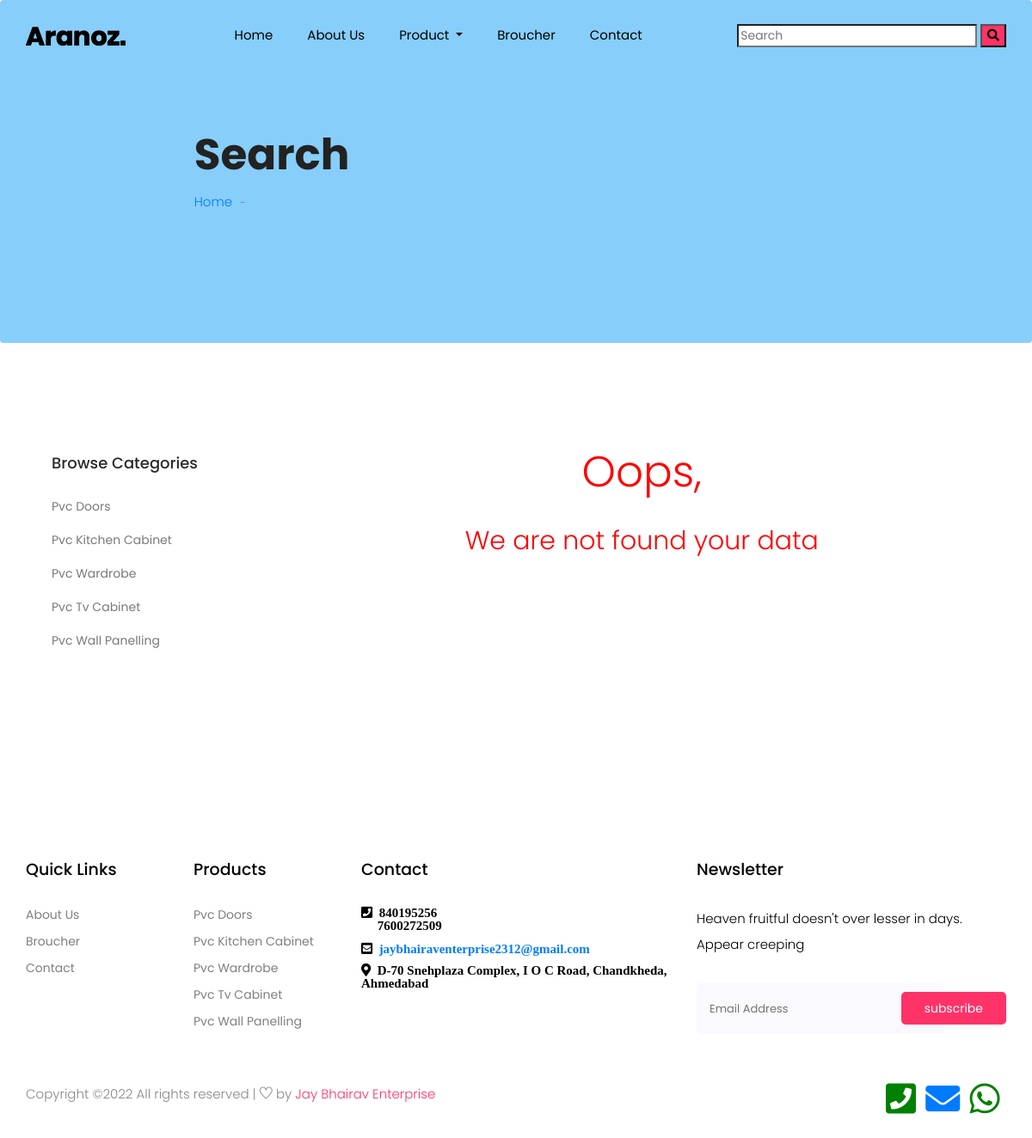
The app's page /search/ with its own data.
### jay_bhairav_enterprice_app/models.py (models this page shows, shortened)
class Category(models.Model):
    Category_Name = models.CharField(max_length=100)
    Title = models.CharField(max_length=100,default="",null=True)
    Img = models.ImageField(upload_to='Images/',default="",null=True)

### jay_bhairav_enterprice_app/views.py (the view)
# urls.py: path('search/',views.search,name="search")
def search(request):
    if request.method == "POST":
        vsearch = request.POST['fsearch']
        data['search_name'] = vsearch
        search = Product_Details.objects.filter(Q(Title__contains=vsearch) | Q(Name__Category_Name__contains=vsearch))
        data['search'] = search
    return render(request,'search.html',data)

### jay_bhairav_enterprice_app/templates/search.html (shortened to what this page needs)
{% extends 'header.html' %}
{% load static %}
{% block content %}
<section class="breadcrumb breadcrumb_bg">
    <div class="container">
       <div class="row justify-content-center">
          <div class="col-lg-8">
             <div class="breadcrumb_iner">
                <div class="breadcrumb_iner_item">
                   <h2>Search</h2>
                   <p><a href="{% url 'index' %}">Home</a> <span>-</span>{{search_name}}</p>
                </div>
             </div>
          </div>
       </div>
    </div>
 </section>
 <section class="cat_product_area section_padding">
    <div class="container">
        <div class="row">
            <div class="col-lg-3">
                <div class="left_sidebar_area">
                    <aside class="left_widgets p_filter_widgets">
                        <div class="l_w_title">
                            <h3>Browse Categories</h3>
                        </div>
                        <div class="widgets_inner">
                            <ul class="list">
                                {% for i in cat %}
                                <li>
                                    <a href="{% url 'category1' pk=i.pk %}">{{i.Category_Name}}</a>
                                </li>
                                {% endfor %}
                            </ul>
                        </div>
                    </aside>
                </div>
            </div>
            <div class="col-lg-9">
                {% if search %}
                <div class="row align-items-center latest_product_inner">
                    {% for i in search %}
                    <div class="col-lg-4 col-sm-6">
                        <div class="single_product_item">
                            <img class="zoom" src="{{i.img1.url}}" alt="" style="height: 300px; width:300px;">
                            <div class="single_product_text">
                                <h4>{{i.Title}}</h4>
                                <a href="{% url 'contact' %}" class="add_cart">+ Inquiry <i class="fa fa-envelope"></i></a>
                                <a href="tel:8401952564" class="add_cart">+ Call For Buy<i class="fas fa-phone-square"></i></a>
                                <a href="https://wa.me/8401952564" target="_blank">+ Whatsapp<i class="fab fa-whatsapp"></i></a>
                            </div>
                        </div>
                    </div>
                    {% endfor %}
                    <!-- <div class="col-lg-4 col-sm-6">
                        <div class="single_product_item">
                            <img src="img/product/product_2.png" alt="">
                            <div class="single_product_text">
                                <h4>Quartz Belt Watch</h4>
                                <h3>$150.00</h3>
                                <a href="#" class="add_cart">+ add to cart<i class="ti-heart"></i></a>
                            </div>
                        </div>
                    </div>
                    <div class="col-lg-4 col-sm-6">
                        <div class="single_product_item">
                            <img src="img/product/product_3.png" alt="">
                            <div class="single_product_text">
                                <h4>Quartz Belt Watch</h4>
                                <h3>$150.00</h3>
                                <a href="#" class="add_cart">+ add to cart<i class="ti-heart"></i></a>
                            </div>
                        </div>
                    </div>
                    <div class="col-lg-4 col-sm-6">
                        <div class="single_product_item">
                            <img src="img/product/product_4.png" alt="">
                            <div class="single_product_text">
                                <h4>Quartz Belt Watch</h4>
                                <h3>$150.00</h3>
                                <a href="#" class="add_cart">+ add to cart<i class="ti-heart"></i></a>
                            </div>
                        </div>
                    </div>
                    <div class="col-lg-4 col-sm-6">
                        <div class="single_product_item">
                            <img src="img/product/product_5.png" alt="">
                            <div class="single_product_text">
                                <h4>Quartz Belt Watch</h4>
                                <h3>$150.00</h3>
                                <a href="#" class="add_cart">+ add to cart<i class="ti-heart"></i></a>
                            </div>
                        </div>
                    </div>
                    <div class="col-lg-4 col-sm-6">
                        <div class="single_product_item">
                            <img src="img/product/product_6.png" alt="">
                            <div class="single_product_text">
                                <h4>Quartz Belt Watch</h4>
                                <h3>$150.00</h3>
                                <a href="#" class="add_cart">+ add to cart<i class="ti-heart"></i></a>
                            </div>
                        </div>
                    </div>
                    <div class="col-lg-4 col-sm-6">
                        <div class="single_product_item">
                            <img src="img/product/product_7.png" alt="">
                            <div class="single_product_text">
                                <h4>Quartz Belt Watch</h4>
                                <h3>$150.00</h3>
                                <a href="#" class="add_cart">+ add to cart<i class="ti-heart"></i></a>
                            </div>
                        </div>
                    </div>
                    <div class="col-lg-4 col-sm-6">
                        <div class="single_product_item">
                            <img src="img/product/product_8.png" alt="">
                            <div class="single_product_text">
                                <h4>Quartz Belt Watch</h4>
                                <h3>$150.00</h3>
                                <a href="#" class="add_cart">+ add to cart<i class="ti-heart"></i></a>
                            </div>
                        </div>
                    </div>
                    <div class="col-lg-4 col-sm-6">
                        <div class="single_product_item">
                            <img src="img/product/product_2.png" alt="">
                            <div class="single_product_text">
                                <h4>Quartz Belt Watch</h4>
                                <h3>$150.00</h3>
                                <a href="#" class="add_cart">+ add to cart<i class="ti-heart"></i></a>
                            </div>
                        </div>
                    </div>
                    <div class="col-lg-12">
                        <div class="pageination">
                            <nav aria-label="Page navigation example">
                                <ul class="pagination justify-content-center">
                                    <li class="page-item">
                                        <a class="page-link" href="#" aria-label="Previous">
                                            <i class="ti-angle-double-left"></i>
                                        </a>
                                    </li>
                                    <li class="page-item"><a class="page-link" href="#">1</a></li>
                                    <li class="page-item"><a class="page-link" href="#">2</a></li>
                                    <li class="page-item"><a class="page-link" href="#">3</a></li>
                                    <li class="page-item"><a class="page-link" href="#">4</a></li>
                                    <li class="page-item"><a class="page-link" href="#">5</a></li>
                                    <li class="page-item"><a class="page-link" href="#">6</a></li>
                                    <li class="page-item">
                                        <a class="page-link" href="#" aria-label="Next">
                                            <i class="ti-angle-double-right"></i>
                                        </a>
                                    </li>
                                </ul>
                            </nav>
                        </div>
                    </div> -->
                </div>
                {% else %}
                    <p style="color: red; text-align: center; font-size: 50px;">Oops,</p>
                    <p style="color: red; text-align: center; font-size: 30px;"> We are not found your data</p>
                {% endif %}
            </div>
        </div>
    </div>
</section>
{% endblock %}

### jay_bhairav_enterprice_app/templates/header.html (shortened to what this page needs)
{% load static %}
<!doctype html>
<html lang="zxx">
<head>
    <link rel="stylesheet" href="{% static 'css/bootstrap.min.css' %}">
    <link rel="stylesheet" href="{% static 'css/animate.css' %}">
    <link rel="stylesheet" href="{% static 'css/owl.carousel.min.css' %}">
    <link rel="stylesheet" href="{% static 'css/all.css' %}">
    <link rel="stylesheet" href="{% static 'css/flaticon.css' %}">
    <link rel="stylesheet" href="{% static 'css/themify-icons.css' %}">
    <link rel="stylesheet" href="{% static 'css/magnific-popup.css' %}">
    <link rel="stylesheet" href="{% static 'css/slick.css' %}">
    <link rel="stylesheet" href="{% static 'css/style.css' %}">
</head>
<body>
    <header class="main_menu home_menu">
        <div class="container">
            <div class="row align-items-center">
                <div class="col-lg-12">
                    <nav class="navbar navbar-expand-lg navbar-light">
                        <a class="navbar-brand" href="{% url 'index' %}"> <img src="{% static 'img/logo.png' %}" alt="logo"> </a>
                        <div class="collapse navbar-collapse main-menu-item" id="navbarSupportedContent">
                            <ul class="navbar-nav">
                                <li class="nav-item">
                                    <a class="nav-link" href="{% url 'index' %}">Home</a>
                                </li>
                                <li class="nav-item">
                                    <a class="nav-link" href="{% url 'about' %}">About Us</a>
                                </li>
                                <li class="nav-item dropdown">
                                    <a class="nav-link dropdown-toggle" href="blog.html" id="navbarDropdown_1"
                                        role="button" data-toggle="dropdown" aria-haspopup="true" aria-expanded="false">
                                        Product
                                    </a>
                                </li>
                                <li class="nav-item">
                                    <a class="nav-link" href="{% url 'catlog' %}">Broucher</a>
                                </li>
                                <li class="nav-item">
                                    <a class="nav-link" href="{% url 'contact' %}">Contact</a>
                                </li>
                            </ul>
                        </div>
                        <div class="hearer_icon d-flex">
                            <form action="{% url 'search' %}" method="POST">
                                <input type="text" style="background-color: white; color: black;" name="fsearch" id="tags" placeholder="Search  ">
                                <button type="submit" style="background-color: #ff3368;"><i class="fa fa-search"></i></button>
                              </form>
                        </div>
                    </nav>
                </div>
            </div>
        </div>
    </header>
    {% block content %}
    {% endblock %}
   <footer class="footer_part">
    <div class="container">
        <div class="row justify-content-around">
            <div class="col-sm-6 col-lg-2">
                <div class="single_footer_part">
                    <h4>Quick Links</h4>
                    <ul class="list-unstyled">
                        <li><a href="{% url 'about' %}">About Us</a></li>
                        <li><a href="{% url 'catlog' %}">Broucher</a></li>
                        <li><a href="{% url 'contact' %}">Contact</a></li>
                    </ul>
                </div>
            </div>
            <div class="col-sm-6 col-lg-2">
                <div class="single_footer_part">
                    <h4>Products</h4>
                    <ul class="list-unstyled">
                        {% for i in cat %}
                        <li><a href="{% url 'category1' pk=i.pk %}">{{i.Category_Name}}</a></li>
                        {% endfor %}
                    </ul>
                </div>
            </div>
            <div class="col-sm-6 col-lg-4">
                <div class="single_footer_part">
                    <h4>Contact</h4>
                    <p class="fa fa-phone-square">&nbsp;&nbsp;840195256<br>
                        &nbsp;&nbsp;&nbsp;&nbsp;&nbsp;7600272509</p><br>
                    <p class="fa fa-envelope-square">&nbsp;&nbsp;<a href = "mailto: jaybhairaventerprise2312@gmail.com">jaybhairaventerprise2312@gmail.com</a></p>
                    <P class="fa fa-map-marker-alt" >&nbsp;&nbsp;D-70 Snehplaza Complex, I O C Road, Chandkheda, Ahmedabad</P>
                </div>
            </div>
            <div class="col-sm-6 col-lg-4">
                <div class="single_footer_part">
                    <h4>Newsletter</h4>
                    <p>Heaven fruitful doesn't over lesser in days. Appear creeping
                    </p>
                    <div id="">
                        <form class="subscribe_form relative mail_part" action="{% url 'Newsletter' %}" method="post">
                            <input type="email" name="femail" id="newsletter-form-email" placeholder="Email Address"
                                class="placeholder hide-on-focus" onfocus="this.placeholder = ''"
                                onblur="this.placeholder = ' Email Address '">
                            <button type="submit" name="submit" id="newsletter-submit"
                                class="email_icon newsletter-submit button-contactForm">subscribe</button>
                        </form>
                    </div>
                </div>
            </div>
        </div>
    </div>
    <div class="copyright_part">
        <div class="container">
            <div class="row">
                <div class="col-lg-8">
                    <div class="copyright_text">
                        <P>
Copyright &copy;<script>document.write(new Date().getFullYear());</script> All rights reserved | <i class="ti-heart" aria-hidden="true"></i> by <a href = "mailto: jaybhairaventerprise2312@gmail.com" target="_blank">Jay Bhairav Enterprise</a>
</P>
                    </div>
                </div>
                <div class="col-lg-4">
                    <div class="footer_icon social_icon">
                        <ul class="list-unstyled">
                            <a href="tel:8401952564"><i class="fas fa-phone-square" id="call"></i></a>&nbsp;&nbsp;
                            <a href="{% url 'contact' %}" class="add_cart"><i class="fa fa-envelope" id="message"></i></a>&nbsp;&nbsp;
                            <a href="https://wa.me/8401952564" target="_blank"><i class="fab fa-whatsapp" id="Whatsapp"></i></a>&nbsp;&nbsp;
                        </ul>
                    </div>
                </div>
            </div>
        </div>
    </div>
</footer>
</body>
</html>

### records on screen
Category: Category_Name "Pvc Doors"
Category: Category_Name "Pvc Kitchen Cabinet"
Category: Category_Name "Pvc Wardrobe"
Category: Category_Name "Pvc Tv Cabinet"
Category: Category_Name "Pvc Wall Panelling"
